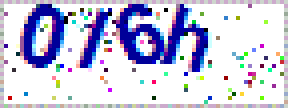
#> input picture zhengfang-code/train_pictures/new_code/0l6h.png, 72 x 27 px, given in place of 0a13.png, which was not available (shown 4 times larger)
$ jupyter execute --allow-errors code_precessing.ipynb
#> lines starting #> are read from the running program, lines starting #| are printed output that depends on the picture; after the words box and inside, x2 and y2 are one past the last pixel; in counts of white or black regions, pixels touching at a corner belong together; pictures that were not available may be replaced by others from this repository, and a replacement may not be noted
[cell 1]
import cv2
import numpy as np
import matplotlib.pyplot as plt

path = 'train_pictures/old_code/0a13.png'  # 读取图像地址

img = cv2.imread(path)
#> img is the input picture: shape (27, 72, 3); mean B, G, R 223.9, 199.9, 200.2
thresh = cv2.cvtColor(img, cv2.COLOR_BGR2GRAY)  # 灰度化
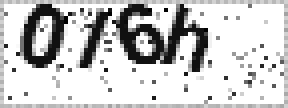
#> thresh: shape (27, 72) (shown 4 times larger); min 0, max 255, mean 202.6
#mblur = cv2.medianBlur(thresh, 3)  # 中值滤波
#ret, thresh = cv2.threshold(mblur, 127, 255, cv2.THRESH_BINARY_INV)  # 二值化
#cv2.imwrite('313.png', thresh)  # 保存图像地址
plt.imshow(thresh, 'gray')
plt.show()

[cell 2]
import os
import cv2
import numpy as np
import matplotlib.pyplot as plt

height = 27
width = 72

old_code_path = 'train_pictures/old_code/'
new_code_path = 'train_pictures/new_code/'


def code2binary(path):
    img = cv2.imread(path)
    gray_img = cv2.cvtColor(img, cv2.COLOR_BGR2GRAY)  # 灰度化
    mblur = cv2.medianBlur(gray_img, 3)  # 中值滤波
    ret, thresh = cv2.threshold(mblur, 127, 255, cv2.THRESH_BINARY_INV)  # 二值化
    return thresh

# 处理一个目录的图片，并返回处理后的图片的numpy数据
def process(path):
    data = []
    for file_name in os.listdir(path):
        if file_name[-3:] != 'png':
            continue
        img = code2binary(path + file_name)
        data = np.concatenate((data, img), axis=0) if data != [] else img
    return data


#> (the rest of this cell did not finish here and is left out)

#> in code2binary, `mblur = cv2.medianBlur(gray_img, 3)`:
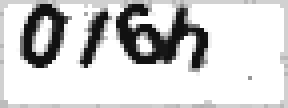
#> mblur: shape (27, 72) (shown 4 times larger); min 17, max 255, mean 209
#> in code2binary, `ret, thresh = cv2.threshold(mblur, 127, 255, cv2.THRESH_BINARY_INV)`:
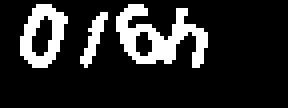
#> thresh: shape (27, 72) (shown 4 times larger); 16% white in thin lines or dots, all inside (x1, y1, x2, y2) = (5, 1, 52, 17)
#> pass 2 of the loop in process, `for file_name in os.listdir(path):`:
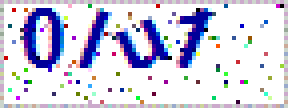
#> input picture zhengfang-code/train_pictures/new_code/0lu1.png, 72 x 27 px (shown 4 times larger)
#> in code2binary, img is the input picture: shape (27, 72, 3); mean B, G, R 227.4, 208.2, 209
#> in code2binary (call 3), `mblur = cv2.medianBlur(gray_img, 3)`:
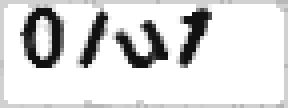
#> mblur: shape (27, 72) (shown 4 times larger); min 17, max 255, mean 218.4
#> in code2binary (call 3), `ret, thresh = cv2.threshold(mblur, 127, 255, cv2.THRESH_BINARY_INV)`:
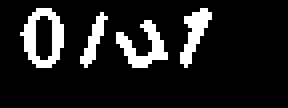
#> thresh: shape (27, 72) (shown 4 times larger); 12.3% white in thin lines or dots, all inside (x1, y1, x2, y2) = (5, 2, 53, 17)
data = data.reshape(int(data.shape[0] / height), height, width)  # data shape = (2265, 27, 72)
data = data / 255  # 255 转为 1

sum_data = np.sum(data, axis=0)  # 每张图片的数据叠加

# 横向投影数据
split_lines = [4, 16, 28, 40, 52]
vlines = [plt.axvline(i, color='r') for i in split_lines]
plt.figure(1)
plt.plot(np.sum(sum_data, axis=0))
plt.show()

# 纵向投影数据
split_lines = [0, 22]
plt.figure(2)
vlines = [plt.axvline(i, color='r') for i in split_lines]
plt.plot(np.sum(sum_data, axis=1))
plt.show()

[cell 3]
import re
import string
import os
import cv2
import numpy as np

split_lines = [4, 16, 28, 40, 52]  # 验证码纵向切分的位置
y_min, y_max = 0, 22 # 验证码横向切分的位置

height = 27
width = 72

old_code_path = 'train_pictures/old_code/'
new_code_path = 'train_pictures/new_code/'

CHRS = string.ascii_lowercase + string.digits  # 小写字母+数字

def code2binary(path):
    img = cv2.imread(path)
    gray_img = cv2.cvtColor(img, cv2.COLOR_BGR2GRAY)  # 灰度化
    #mblur = cv2.medianBlur(gray_img, 3)  # 中值滤波
    #ret, thresh = cv2.threshold(mblur, 127, 255, cv2.THRESH_BINARY_INV)  # 二值化
    return gray_img

# 处理一个目录的图片，并返回处理后的图片数据和相应标签数据
def process(path):
    cdata = []
    label = []
    for file_name in os.listdir(path):
        if file_name[-3:] != 'png':
            continue
        img = code2binary(path + file_name)
        ims = [img[y_min:y_max, u:v+1] for u, v in zip(split_lines[:-1], split_lines[1:])]  # 切分验证码
        cdata = np.concatenate((cdata, ims), axis=0) if cdata != [] else ims  # shape = (x, 22, 13)
        for i in file_name[:4]:
            label.append(CHRS.index(i))
    return cdata, label

data_1, label_1 = process(old_code_path)
#> in process, `ims = [img[y_min:y_max, u:v+1] for u, v in zip(split_lines[:-1], split..`: ims = 4 items
#> data_1 = 4 items; label_1 = [26, 11, 32, 7]
#> (the rest of this cell did not finish here and is left out)

#> pass 2 of the loop in process, `for file_name in os.listdir(path):`:
#> pass 3 of the loop in process, `for file_name in os.listdir(path):`:
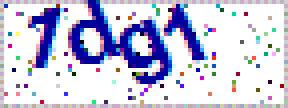
#> input picture zhengfang-code/train_pictures/new_code/1dg1.png, 72 x 27 px (shown 4 times larger)
#> in code2binary, img is the input picture: shape (27, 72, 3); mean B, G, R 225.4, 200.8, 201.8
#> in code2binary (call 4), `gray_img = cv2.cvtColor(img, cv2.COLOR_BGR2GRAY)`:
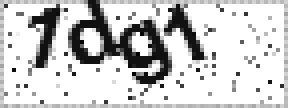
#> gray_img: shape (27, 72) (shown 4 times larger); min 0, max 255, mean 203.8

data = np.concatenate((data_1, data_2), axis=0)  # shape = (9060, 22, 13)
data = data / 255  # 255 转为 1
label = np.array(label_1 + label_2)  # shape = (9060, )
